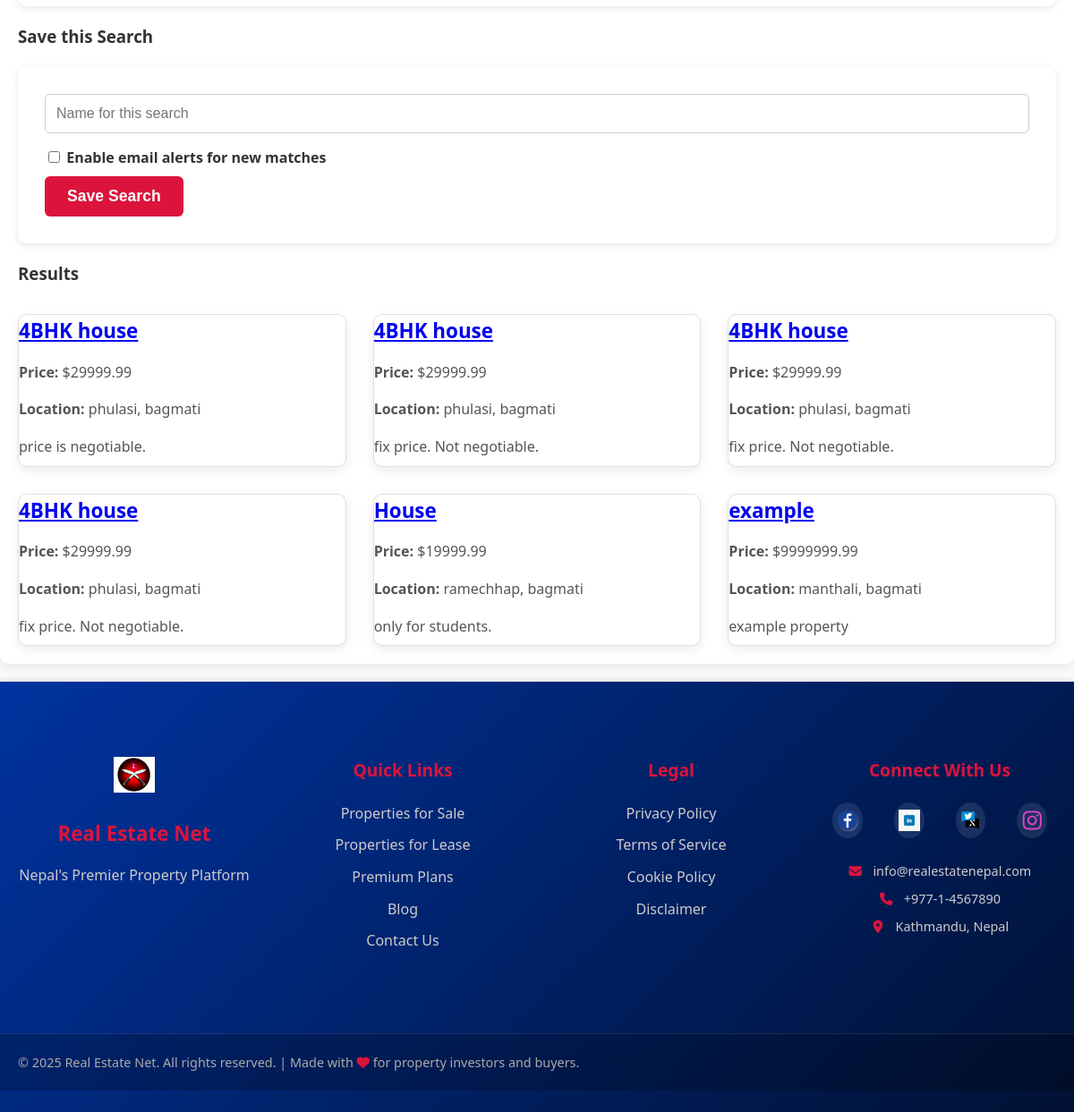
Page /properties/search/ (signed in, lower part) on the earlier database version.
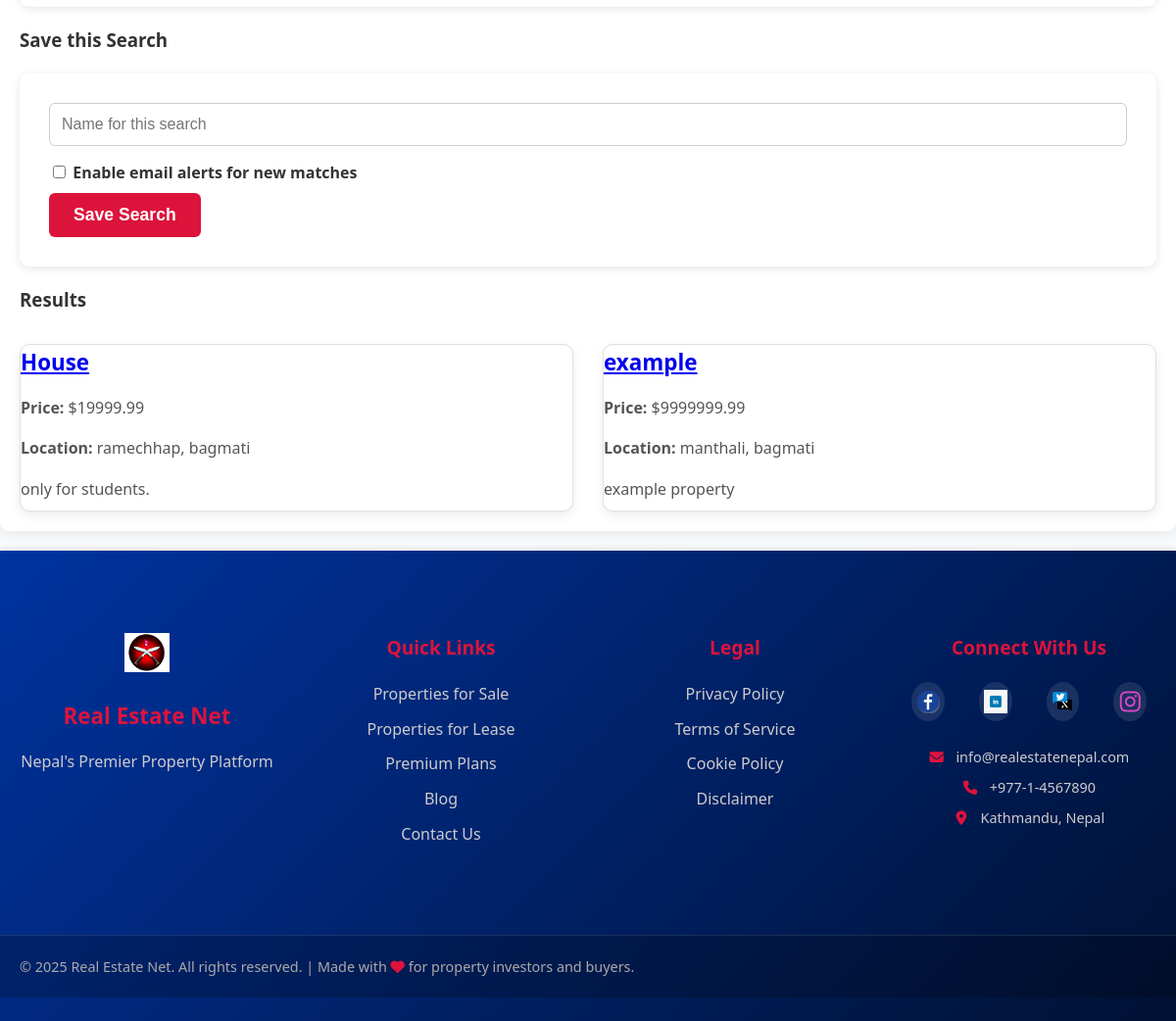
Same page on the later database version.
### properties/models.py (models this page shows, shortened)
class Property(models.Model):
    PROPERTY_STATUS_CHOICES = (
        ('for_sale', 'For Sale'),
        ('for_lease', 'For Lease'),
        ('sold', 'Sold'),
        ('leased', 'Leased'),
    )
    user = models.ForeignKey(settings.AUTH_USER_MODEL, on_delete=models.CASCADE, related_name='properties')
    company = models.ForeignKey(Company, on_delete=models.SET_NULL, null=True, blank=True, related_name='properties')
    title = models.CharField(max_length=255)
    description = models.TextField()
    property_type = models.ForeignKey(PropertyType, on_delete=models.SET_NULL, null=True, related_name='properties')
    address = models.CharField(max_length=255)
    location = models.ForeignKey(Location, on_delete=models.SET_NULL, null=True, blank=True, related_name='properties')
    city = models.CharField(max_length=100)
    state = models.CharField(max_length=100)
    zip_code = models.CharField(max_length=20)
    country = models.CharField(max_length=100, blank=True, null=True)
    price = models.DecimalField(max_digits=15, decimal_places=2)
    square_footage = models.IntegerField(blank=True, null=True)
    lot_size = models.DecimalField(max_digits=10, decimal_places=2, blank=True, null=True)
    year_built = models.IntegerField(blank=True, null=True)
    zoning = models.CharField(max_length=100, blank=True, null=True)
    status = models.CharField(max_length=20, choices=PROPERTY_STATUS_CHOICES, default='for_sale')
    amenities = models.ManyToManyField(Amenity, blank=True)
    cap_rate = models.DecimalField(max_digits=5, decimal_places=2, blank=True, null=True)
    noi = models.DecimalField(max_digits=15, decimal_places=2, blank=True, null=True) # Net Operating Income
    rent_roll = models.TextField(blank=True, null=True) # Can be a JSON field or a separate model if complex
    expense_summaries = models.TextField(blank=True, null=True) # Can be a JSON field or a separate model if complex
    broker_name = models.CharField(max_length=255, blank=True, null=True)
    broker_email = models.EmailField(blank=True, null=True)
    broker_phone = models.CharField(max_length=20, blank=True, null=True)
    virtual_tour_url = models.URLField(blank=True, null=True)
    floor_plan_image = models.ImageField(upload_to='floor_plans/', blank=True, null=True)
    is_premium = models.BooleanField(default=False)
    is_verified = models.BooleanField(default=False)
    created_at = models.DateTimeField(auto_now_add=True)
    updated_at = models.DateTimeField(auto_now=True)

### properties/views.py (the view, shortened to what this page needs)
# urls.py: path('search/', views.search_results, name='search_results'),
@login_required(login_url='/accounts/login/')
def search_results(request):
    form = PropertySearchForm(request.GET)
    properties = Property.objects.all()
    if form.is_valid():
        query = form.cleaned_data.get('query')
        property_type = form.cleaned_data.get('property_type')
        min_price = form.cleaned_data.get('min_price')
        max_price = form.cleaned_data.get('max_price')
        min_sq_ft = form.cleaned_data.get('min_sq_ft')
        max_sq_ft = form.cleaned_data.get('max_sq_ft')
        amenities = form.cleaned_data.get('amenities')
        city = form.cleaned_data.get('city')
        state = form.cleaned_data.get('state')
        zip_code = form.cleaned_data.get('zip_code')
        lease_or_buy = form.cleaned_data.get('lease_or_buy')
        cap_rate = form.cleaned_data.get('cap_rate')
        year_built = form.cleaned_data.get('year_built')
        zoning = form.cleaned_data.get('zoning')
        if property_type:
            properties = properties.filter(property_type=property_type)
        if min_price:
            properties = properties.filter(price__gte=min_price)
        if max_price:
            properties = properties.filter(price__lte=max_price)
        if min_sq_ft:
            properties = properties.filter(square_footage__gte=min_sq_ft)
        if max_sq_ft:
            properties = properties.filter(square_footage__lte=max_sq_ft)
        if amenities:
            for amenity in amenities:
                properties = properties.filter(amenities=amenity)
        if city:
            properties = properties.filter(city__icontains=city)
        if state:
            properties = properties.filter(state__icontains=state)
        if zip_code:
            properties = properties.filter(zip_code__icontains=zip_code)
        if lease_or_buy:
            properties = properties.filter(status=lease_or_buy)
        if cap_rate:
            properties = properties.filter(cap_rate__gte=cap_rate)
        if year_built:
            properties = properties.filter(year_built=year_built)
        if zoning:
            properties = properties.filter(zoning__icontains=zoning)
    context = {
        'form': form,
        'properties': properties
    }
    return render(request, 'properties/search_results.html', context)

### properties/models.py (called while the page is built)
    def __str__(self):
        return self.name

    def __str__(self):
        return self.name

### properties/templates/properties/search_results.html (shortened to what this page needs)
{% extends 'base.html' %}
{% block content %}
    <div class="search-container">
        <form method="get" action="{% url 'properties:search_results' %}" class="search-form">
        </form>
        {% if user.is_authenticated %}
        <div class="save-search-section">
            <h3>Save this Search</h3>
            <form method="post" action="{% url 'properties:save_search' %}" class="save-search-form">
                <div class="form-group">
                    <input type="text" name="name" placeholder="Name for this search" required>
                </div>
                <div class="form-group">
                    <label><input type="checkbox" name="alert_enabled"> Enable email alerts for new matches</label>
                </div>
                <button type="submit" class="save-search-btn">Save Search</button>
            </form>
        </div>
        {% endif %}
    </div>
    <h3>Results</h3>
    <div class="property-list">
        {% for property in properties %}
            <div class="property-card">
                <h3><a href="{% url 'properties:property_detail' property.pk %}">{{ property.title }}</a></h3>
                <p><strong>Price:</strong> ${{ property.price|floatformat:2 }}</p>
                <p><strong>Location:</strong> {{ property.city }}, {{ property.state }}</p>
                <p>{{ property.description|truncatechars:100 }}</p>
            </div>
        {% empty %}
            <p>No properties found matching your criteria.</p>
        {% endfor %}
    </div>
{% endblock %}

Differences in the rows shown:
removed Property: title "4BHK house", price "29999.99", city "phulasi", state "bagmati", description "price is negotiable."
removed Property: title "4BHK house", price "29999.99", city "phulasi", state "bagmati", description "fix price. Not negotiable."
removed Property: title "4BHK house", price "29999.99", city "phulasi", state "bagmati", description "fix price. Not negotiable."
removed Property: title "4BHK house", price "29999.99", city "phulasi", state "bagmati", description "fix price. Not negotiable."
